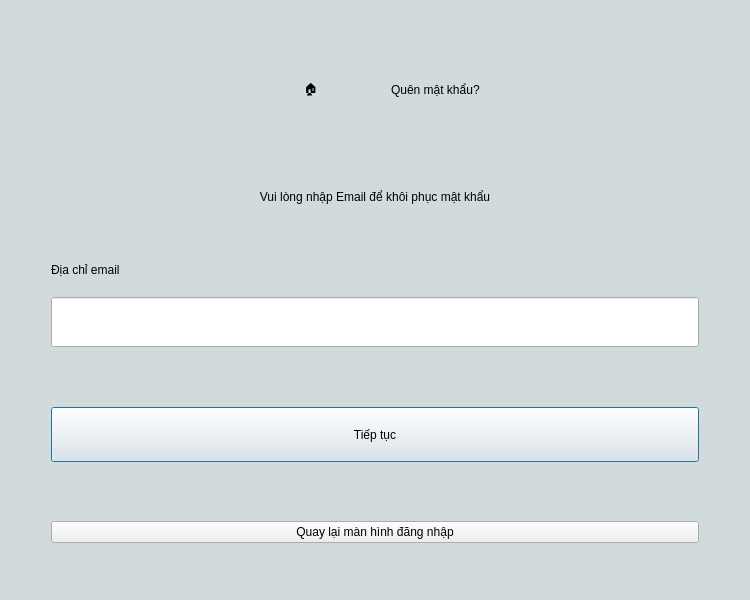
<?xml version='1.0' encoding='utf-8'?>
<ui version="4.0">
 <class>DialogForgotPass</class>
 <widget class="QDialog" name="DialogForgotPass">
  <property name="geometry">
   <rect>
    <x>0</x>
    <y>0</y>
    <width>750</width>
    <height>600</height>
   </rect>
  </property>
  <property name="styleSheet">
   <string>
    QDialog { background-color: #d1dbdb; }
    QLabel#TitleLabel { font-size: 38px; font-weight: bold; color: black; }
    QLabel.SubText { font-size: 16px; color: #2d3748; }
    QLabel.InputLabel { font-size: 14px; color: #2d3748; }
    QLabel.ValidationText { font-size: 12px; color: #0298a0; }
    QLabel.TimerText { font-size: 14px; color: #718096; }
    
    QLineEdit.FormInput { background-color: white; border: none; border-radius: 6px; padding: 12px 15px; font-size: 14px; color: #2d3748; }
    
    QPushButton.BtnPrimary { background-color: #0298a0; color: white; font-weight: bold; font-size: 18px; border-radius: 8px; padding: 15px; }
    QPushButton.LinkBtn { background-color: transparent; color: #1a202c; text-decoration: underline; font-size: 15px; border: none; }
    
    QLabel#IconSmall { background-color: qlineargradient(spread:pad, x1:0, y1:0, x2:1, y2:1, stop:0 #1a6b8c, stop:1 #061c2b); border: 4px solid #0d4352; border-radius: 40px; font-size: 35px; color: white; }
    QLabel#CheckCircle { background-color: transparent; border: 8px solid #0298a0; border-radius: 60px; font-size: 60px; color: #0298a0; font-weight: bold; }
   </string>
  </property>
  <layout class="QVBoxLayout">
   <property name="margin">
    <number>0</number>
   </property>
   <property name="spacing">
    <number>0</number>
   </property>
   <item>
    <widget class="QStackedWidget" name="stackForgotPass">
     <property name="currentIndex">
      <number>0</number>
     </property>
     <widget class="QWidget" name="pageEmail">
      <layout class="QVBoxLayout">
       <property name="margin">
        <number>50</number>
       </property>
       <property name="spacing">
        <number>20</number>
       </property>
       <item>
        <layout class="QHBoxLayout">
         <item>
          <spacer>
           <property name="orientation">
            <enum>Qt::Horizontal</enum>
           </property>
           <property name="sizeHint">
            <size>
             <width>40</width>
             <height>20</height>
            </size>
           </property>
          </spacer>
         </item>
         <item>
          <widget class="QLabel" name="IconSmall1">
           <property name="minimumSize">
            <size>
             <width>80</width>
             <height>80</height>
            </size>
           </property>
           <property name="maximumSize">
            <size>
             <width>80</width>
             <height>80</height>
            </size>
           </property>
           <property name="objectName">
            <string>IconSmall</string>
           </property>
           <property name="text">
            <string>🏠</string>
           </property>
           <property name="alignment">
            <set>Qt::AlignCenter</set>
           </property>
          </widget>
         </item>
         <item>
          <spacer>
           <property name="orientation">
            <enum>Qt::Horizontal</enum>
           </property>
           <property name="sizeType">
            <enum>QSizePolicy::Fixed</enum>
           </property>
           <property name="sizeHint">
            <size>
             <width>20</width>
             <height>20</height>
            </size>
           </property>
          </spacer>
         </item>
         <item>
          <widget class="QLabel" name="TitleLabel1">
           <property name="objectName">
            <string>TitleLabel</string>
           </property>
           <property name="text">
            <string>Quên mật khẩu?</string>
           </property>
           <property name="alignment">
            <set>Qt::AlignLeft | Qt::AlignVCenter</set>
           </property>
          </widget>
         </item>
         <item>
          <spacer>
           <property name="orientation">
            <enum>Qt::Horizontal</enum>
           </property>
           <property name="sizeHint">
            <size>
             <width>40</width>
             <height>20</height>
            </size>
           </property>
          </spacer>
         </item>
        </layout>
       </item>
       <item>
        <spacer>
         <property name="orientation">
          <enum>Qt::Vertical</enum>
         </property>
         <property name="sizeHint">
          <size>
           <width>10</width>
           <height>10</height>
          </size>
         </property>
        </spacer>
       </item>
       <item>
        <widget class="QLabel">
         <property name="class" stdset="0">
          <string>SubText</string>
         </property>
         <property name="text">
          <string>Vui lòng nhập Email để khôi phục mật khẩu</string>
         </property>
         <property name="alignment">
          <set>Qt::AlignCenter</set>
         </property>
        </widget>
       </item>
       <item>
        <spacer>
         <property name="orientation">
          <enum>Qt::Vertical</enum>
         </property>
         <property name="sizeHint">
          <size>
           <width>10</width>
           <height>20</height>
          </size>
         </property>
        </spacer>
       </item>
       <item>
        <layout class="QHBoxLayout">
         <item>
          <spacer />
         </item>
         <item>
          <layout class="QVBoxLayout">
           <item>
            <widget class="QLabel">
             <property name="class" stdset="0">
              <string>InputLabel</string>
             </property>
             <property name="text">
              <string>Địa chỉ email</string>
             </property>
            </widget>
           </item>
           <item>
            <widget class="QLineEdit" name="inpForgotEmail">
             <property name="class" stdset="0">
              <string>FormInput</string>
             </property>
             <property name="minimumSize">
              <size>
               <width>500</width>
               <height>50</height>
              </size>
             </property>
            </widget>
           </item>
          </layout>
         </item>
         <item>
          <spacer />
         </item>
        </layout>
       </item>
       <item>
        <spacer>
         <property name="orientation">
          <enum>Qt::Vertical</enum>
         </property>
         <property name="sizeHint">
          <size>
           <width>10</width>
           <height>30</height>
          </size>
         </property>
        </spacer>
       </item>
       <item>
        <layout class="QHBoxLayout">
         <item>
          <spacer />
         </item>
         <item>
          <widget class="QPushButton" name="btnSendOTP">
           <property name="class" stdset="0">
            <string>BtnPrimary</string>
           </property>
           <property name="text">
            <string>Tiếp tục</string>
           </property>
           <property name="minimumSize">
            <size>
             <width>500</width>
             <height>55</height>
            </size>
           </property>
           <property name="cursor">
            <cursorShape>PointingHandCursor</cursorShape>
           </property>
          </widget>
         </item>
         <item>
          <spacer />
         </item>
        </layout>
       </item>
       <item>
        <spacer>
         <property name="orientation">
          <enum>Qt::Vertical</enum>
         </property>
         <property name="sizeHint">
          <size>
           <width>10</width>
           <height>20</height>
          </size>
         </property>
        </spacer>
       </item>
       <item>
        <layout class="QHBoxLayout">
         <item>
          <spacer />
         </item>
         <item>
          <widget class="QPushButton" name="btnBackToLogin1">
           <property name="class" stdset="0">
            <string>LinkBtn</string>
           </property>
           <property name="text">
            <string>Quay lại màn hình đăng nhập</string>
           </property>
           <property name="cursor">
            <cursorShape>PointingHandCursor</cursorShape>
           </property>
          </widget>
         </item>
         <item>
          <spacer />
         </item>
        </layout>
       </item>
       <item>
        <spacer />
       </item>
      </layout>
     </widget>
     <widget class="QWidget" name="pageOTP">
      <layout class="QVBoxLayout">
       <property name="margin">
        <number>50</number>
       </property>
       <property name="spacing">
        <number>20</number>
       </property>
       <item>
        <layout class="QHBoxLayout">
         <item>
          <spacer>
           <property name="orientation">
            <enum>Qt::Horizontal</enum>
           </property>
           <property name="sizeHint">
            <size>
             <width>40</width>
             <height>20</height>
            </size>
           </property>
          </spacer>
         </item>
         <item>
          <widget class="QLabel" name="IconSmall2">
           <property name="minimumSize">
            <size>
             <width>80</width>
             <height>80</height>
            </size>
           </property>
           <property name="maximumSize">
            <size>
             <width>80</width>
             <height>80</height>
            </size>
           </property>
           <property name="objectName">
            <string>IconSmall</string>
           </property>
           <property name="text">
            <string>🏠</string>
           </property>
           <property name="alignment">
            <set>Qt::AlignCenter</set>
           </property>
          </widget>
         </item>
         <item>
          <spacer>
           <property name="orientation">
            <enum>Qt::Horizontal</enum>
           </property>
           <property name="sizeType">
            <enum>QSizePolicy::Fixed</enum>
           </property>
           <property name="sizeHint">
            <size>
             <width>20</width>
             <height>20</height>
            </size>
           </property>
          </spacer>
         </item>
         <item>
          <widget class="QLabel" name="TitleLabel2">
           <property name="objectName">
            <string>TitleLabel</string>
           </property>
           <property name="text">
            <string>Quên mật khẩu?</string>
           </property>
           <property name="alignment">
            <set>Qt::AlignLeft | Qt::AlignVCenter</set>
           </property>
          </widget>
         </item>
         <item>
          <spacer>
           <property name="orientation">
            <enum>Qt::Horizontal</enum>
           </property>
           <property name="sizeHint">
            <size>
             <width>40</width>
             <height>20</height>
            </size>
           </property>
          </spacer>
         </item>
        </layout>
       </item>
       <item>
        <spacer>
         <property name="orientation">
          <enum>Qt::Vertical</enum>
         </property>
         <property name="sizeHint">
          <size>
           <width>10</width>
           <height>10</height>
          </size>
         </property>
        </spacer>
       </item>
       <item>
        <widget class="QLabel">
         <property name="class" stdset="0">
          <string>SubText</string>
         </property>
         <property name="text">
          <string>Vui lòng nhập mã otp đã được gửi đến email</string>
         </property>
         <property name="alignment">
          <set>Qt::AlignCenter</set>
         </property>
        </widget>
       </item>
       <item>
        <spacer>
         <property name="orientation">
          <enum>Qt::Vertical</enum>
         </property>
         <property name="sizeHint">
          <size>
           <width>10</width>
           <height>20</height>
          </size>
         </property>
        </spacer>
       </item>
       <item>
        <layout class="QHBoxLayout">
         <item>
          <spacer />
         </item>
         <item>
          <layout class="QVBoxLayout">
           <item>
            <widget class="QLabel">
             <property name="class" stdset="0">
              <string>InputLabel</string>
             </property>
             <property name="text">
              <string>Nhập mã otp để xác thực</string>
             </property>
            </widget>
           </item>
           <item>
            <widget class="QLineEdit" name="inpOTP">
             <property name="class" stdset="0">
              <string>FormInput</string>
             </property>
             <property name="minimumSize">
              <size>
               <width>500</width>
               <height>50</height>
              </size>
             </property>
            </widget>
           </item>
           <item>
            <widget class="QLabel" name="lblTimer">
             <property name="class" stdset="0">
              <string>TimerText</string>
             </property>
             <property name="text">
              <string>1:56</string>
             </property>
             <property name="alignment">
              <set>Qt::AlignCenter</set>
             </property>
            </widget>
           </item>
          </layout>
         </item>
         <item>
          <spacer />
         </item>
        </layout>
       </item>
       <item>
        <spacer>
         <property name="orientation">
          <enum>Qt::Vertical</enum>
         </property>
         <property name="sizeHint">
          <size>
           <width>10</width>
           <height>10</height>
          </size>
         </property>
        </spacer>
       </item>
       <item>
        <layout class="QHBoxLayout">
         <item>
          <spacer />
         </item>
         <item>
          <widget class="QPushButton" name="btnVerifyOTP">
           <property name="class" stdset="0">
            <string>BtnPrimary</string>
           </property>
           <property name="text">
            <string>Xác nhận</string>
           </property>
           <property name="minimumSize">
            <size>
             <width>500</width>
             <height>55</height>
            </size>
           </property>
           <property name="cursor">
            <cursorShape>PointingHandCursor</cursorShape>
           </property>
          </widget>
         </item>
         <item>
          <spacer />
         </item>
        </layout>
       </item>
       <item>
        <spacer>
         <property name="orientation">
          <enum>Qt::Vertical</enum>
         </property>
         <property name="sizeHint">
          <size>
           <width>10</width>
           <height>20</height>
          </size>
         </property>
        </spacer>
       </item>
       <item>
        <layout class="QHBoxLayout">
         <item>
          <spacer />
         </item>
         <item>
          <widget class="QPushButton" name="btnBackToLogin2">
           <property name="class" stdset="0">
            <string>LinkBtn</string>
           </property>
           <property name="text">
            <string>Quay lại màn hình đăng nhập</string>
           </property>
           <property name="cursor">
            <cursorShape>PointingHandCursor</cursorShape>
           </property>
          </widget>
         </item>
         <item>
          <spacer />
         </item>
        </layout>
       </item>
       <item>
        <spacer />
       </item>
      </layout>
     </widget>
     <widget class="QWidget" name="pageResetPass">
      <layout class="QVBoxLayout">
       <property name="margin">
        <number>50</number>
       </property>
       <property name="spacing">
        <number>20</number>
       </property>
       <item>
        <layout class="QHBoxLayout">
         <item>
          <spacer>
           <property name="orientation">
            <enum>Qt::Horizontal</enum>
           </property>
           <property name="sizeHint">
            <size>
             <width>40</width>
             <height>20</height>
            </size>
           </property>
          </spacer>
         </item>
         <item>
          <widget class="QLabel" name="IconSmall3">
           <property name="minimumSize">
            <size>
             <width>80</width>
             <height>80</height>
            </size>
           </property>
           <property name="maximumSize">
            <size>
             <width>80</width>
             <height>80</height>
            </size>
           </property>
           <property name="objectName">
            <string>IconSmall</string>
           </property>
           <property name="text">
            <string>🏠</string>
           </property>
           <property name="alignment">
            <set>Qt::AlignCenter</set>
           </property>
          </widget>
         </item>
         <item>
          <spacer>
           <property name="orientation">
            <enum>Qt::Horizontal</enum>
           </property>
           <property name="sizeType">
            <enum>QSizePolicy::Fixed</enum>
           </property>
           <property name="sizeHint">
            <size>
             <width>20</width>
             <height>20</height>
            </size>
           </property>
          </spacer>
         </item>
         <item>
          <widget class="QLabel" name="TitleLabel3">
           <property name="objectName">
            <string>TitleLabel</string>
           </property>
           <property name="text">
            <string>Đổi mật khẩu</string>
           </property>
           <property name="alignment">
            <set>Qt::AlignLeft | Qt::AlignVCenter</set>
           </property>
          </widget>
         </item>
         <item>
          <spacer>
           <property name="orientation">
            <enum>Qt::Horizontal</enum>
           </property>
           <property name="sizeHint">
            <size>
             <width>40</width>
             <height>20</height>
            </size>
           </property>
          </spacer>
         </item>
        </layout>
       </item>
       <item>
        <spacer>
         <property name="orientation">
          <enum>Qt::Vertical</enum>
         </property>
         <property name="sizeHint">
          <size>
           <width>10</width>
           <height>10</height>
          </size>
         </property>
        </spacer>
       </item>
       <item>
        <layout class="QHBoxLayout">
         <item>
          <spacer />
         </item>
         <item>
          <layout class="QVBoxLayout">
           <property name="spacing">
            <number>10</number>
           </property>
           <item>
            <widget class="QLabel">
             <property name="class" stdset="0">
              <string>InputLabel</string>
             </property>
             <property name="text">
              <string>Mật khẩu</string>
             </property>
            </widget>
           </item>
           <item>
            <widget class="QLineEdit" name="inpNewPass">
             <property name="class" stdset="0">
              <string>FormInput</string>
             </property>
             <property name="placeholderText">
              <string>Nhập mật khẩu mới</string>
             </property>
             <property name="echoMode">
              <enum>QLineEdit::Password</enum>
             </property>
             <property name="minimumSize">
              <size>
               <width>500</width>
               <height>50</height>
              </size>
             </property>
            </widget>
           </item>
           <item>
            <widget class="QLabel">
             <property name="class" stdset="0">
              <string>ValidationText</string>
             </property>
             <property name="text">
              <string>✓ Độ dài tối thiểu 6 ký tự</string>
             </property>
            </widget>
           </item>
           <item>
            <widget class="QLabel">
             <property name="class" stdset="0">
              <string>ValidationText</string>
             </property>
             <property name="text">
              <string>✓ Có ít nhất 1 chữ cái viết hoa</string>
             </property>
            </widget>
           </item>
           <item>
            <spacer>
             <property name="orientation">
              <enum>Qt::Vertical</enum>
             </property>
             <property name="sizeHint">
              <size>
               <width>10</width>
               <height>10</height>
              </size>
             </property>
            </spacer>
           </item>
           <item>
            <widget class="QLabel">
             <property name="class" stdset="0">
              <string>InputLabel</string>
             </property>
             <property name="text">
              <string>Xác nhận mật khẩu</string>
             </property>
            </widget>
           </item>
           <item>
            <widget class="QLineEdit" name="inpNewPassConfirm">
             <property name="class" stdset="0">
              <string>FormInput</string>
             </property>
             <property name="placeholderText">
              <string>Nhập lại mật khẩu mới</string>
             </property>
             <property name="echoMode">
              <enum>QLineEdit::Password</enum>
             </property>
             <property name="minimumSize">
              <size>
               <width>500</width>
               <height>50</height>
              </size>
             </property>
            </widget>
           </item>
          </layout>
         </item>
         <item>
          <spacer />
         </item>
        </layout>
       </item>
       <item>
        <spacer>
         <property name="orientation">
          <enum>Qt::Vertical</enum>
         </property>
         <property name="sizeHint">
          <size>
           <width>10</width>
           <height>20</height>
          </size>
         </property>
        </spacer>
       </item>
       <item>
        <layout class="QHBoxLayout">
         <item>
          <spacer />
         </item>
         <item>
          <widget class="QPushButton" name="btnResetPass">
           <property name="class" stdset="0">
            <string>BtnPrimary</string>
           </property>
           <property name="text">
            <string>Xác nhận</string>
           </property>
           <property name="minimumSize">
            <size>
             <width>500</width>
             <height>55</height>
            </size>
           </property>
           <property name="cursor">
            <cursorShape>PointingHandCursor</cursorShape>
           </property>
          </widget>
         </item>
         <item>
          <spacer />
         </item>
        </layout>
       </item>
       <item>
        <spacer>
         <property name="orientation">
          <enum>Qt::Vertical</enum>
         </property>
         <property name="sizeHint">
          <size>
           <width>10</width>
           <height>20</height>
          </size>
         </property>
        </spacer>
       </item>
       <item>
        <layout class="QHBoxLayout">
         <item>
          <spacer />
         </item>
         <item>
          <widget class="QPushButton" name="btnBackToLogin3">
           <property name="class" stdset="0">
            <string>LinkBtn</string>
           </property>
           <property name="text">
            <string>Quay lại màn hình đăng nhập</string>
           </property>
           <property name="cursor">
            <cursorShape>PointingHandCursor</cursorShape>
           </property>
          </widget>
         </item>
         <item>
          <spacer />
         </item>
        </layout>
       </item>
       <item>
        <spacer />
       </item>
      </layout>
     </widget>
     <widget class="QWidget" name="pageSuccess">
      <layout class="QVBoxLayout">
       <property name="margin">
        <number>50</number>
       </property>
       <property name="spacing">
        <number>20</number>
       </property>
       <item>
        <layout class="QHBoxLayout">
         <item>
          <spacer>
           <property name="orientation">
            <enum>Qt::Horizontal</enum>
           </property>
           <property name="sizeHint">
            <size>
             <width>40</width>
             <height>20</height>
            </size>
           </property>
          </spacer>
         </item>
         <item>
          <widget class="QLabel" name="IconSmall4">
           <property name="minimumSize">
            <size>
             <width>80</width>
             <height>80</height>
            </size>
           </property>
           <property name="maximumSize">
            <size>
             <width>80</width>
             <height>80</height>
            </size>
           </property>
           <property name="objectName">
            <string>IconSmall</string>
           </property>
           <property name="text">
            <string>🏠</string>
           </property>
           <property name="alignment">
            <set>Qt::AlignCenter</set>
           </property>
          </widget>
         </item>
         <item>
          <spacer>
           <property name="orientation">
            <enum>Qt::Horizontal</enum>
           </property>
           <property name="sizeType">
            <enum>QSizePolicy::Fixed</enum>
           </property>
           <property name="sizeHint">
            <size>
             <width>20</width>
             <height>20</height>
            </size>
           </property>
          </spacer>
         </item>
         <item>
          <widget class="QLabel" name="TitleLabel4">
           <property name="objectName">
            <string>TitleLabel</string>
           </property>
           <property name="text">
            <string>Đổi mật khẩu</string>
           </property>
           <property name="alignment">
            <set>Qt::AlignLeft | Qt::AlignVCenter</set>
           </property>
          </widget>
         </item>
         <item>
          <spacer>
           <property name="orientation">
            <enum>Qt::Horizontal</enum>
           </property>
           <property name="sizeHint">
            <size>
             <width>40</width>
             <height>20</height>
            </size>
           </property>
          </spacer>
         </item>
        </layout>
       </item>
       <item>
        <spacer>
         <property name="orientation">
          <enum>Qt::Vertical</enum>
         </property>
         <property name="sizeHint">
          <size>
           <width>10</width>
           <height>30</height>
          </size>
         </property>
        </spacer>
       </item>
       <item>
        <layout class="QHBoxLayout">
         <item>
          <spacer />
         </item>
         <item>
          <widget class="QLabel" name="CheckCircle">
           <property name="minimumSize">
            <size>
             <width>120</width>
             <height>120</height>
            </size>
           </property>
           <property name="maximumSize">
            <size>
             <width>120</width>
             <height>120</height>
            </size>
           </property>
           <property name="text">
            <string>✓</string>
           </property>
           <property name="alignment">
            <set>Qt::AlignCenter</set>
           </property>
          </widget>
         </item>
         <item>
          <spacer />
         </item>
        </layout>
       </item>
       <item>
        <spacer>
         <property name="orientation">
          <enum>Qt::Vertical</enum>
         </property>
         <property name="sizeHint">
          <size>
           <width>10</width>
           <height>20</height>
          </size>
         </property>
        </spacer>
       </item>
       <item>
        <widget class="QLabel">
         <property name="class" stdset="0">
          <string>SubText</string>
         </property>
         <property name="text">
          <string>Đổi mật khẩu thành công! Vui lòng
đăng nhập lại với mật khẩu mới.</string>
         </property>
         <property name="alignment">
          <set>Qt::AlignCenter</set>
         </property>
         <property name="font">
          <font>
           <weight>75</weight>
           <bold>true</bold>
          </font>
         </property>
        </widget>
       </item>
       <item>
        <spacer>
         <property name="orientation">
          <enum>Qt::Vertical</enum>
         </property>
         <property name="sizeHint">
          <size>
           <width>10</width>
           <height>30</height>
          </size>
         </property>
        </spacer>
       </item>
       <item>
        <layout class="QHBoxLayout">
         <item>
          <spacer />
         </item>
         <item>
          <widget class="QPushButton" name="btnBackToLogin4">
           <property name="class" stdset="0">
            <string>LinkBtn</string>
           </property>
           <property name="text">
            <string>Quay lại màn hình đăng nhập</string>
           </property>
           <property name="cursor">
            <cursorShape>PointingHandCursor</cursorShape>
           </property>
          </widget>
         </item>
         <item>
          <spacer />
         </item>
        </layout>
       </item>
       <item>
        <spacer />
       </item>
      </layout>
     </widget>
    </widget>
   </item>
  </layout>
 </widget>
</ui>
